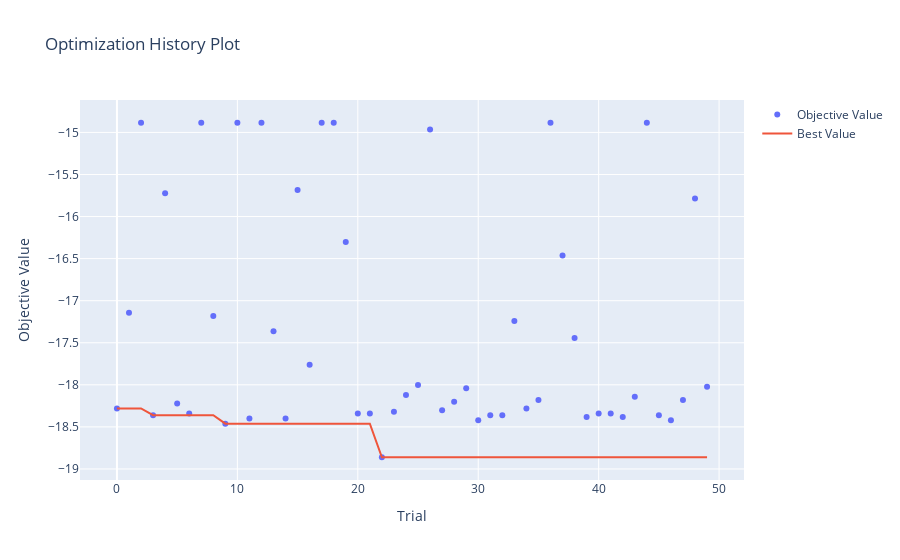

The notebook cell saved with this chart:
### Code cell
# plot Optimization History
optuna.visualization.plot_optimization_history(study)

### Figure 1 — Plotly figure (JSON) as saved in the notebook; plotly's stock layout.template omitted (floating-point values rounded to 4 significant figures)
{"data": [{"mode": "markers", "name": "Objective Value", "type": "scatter", "x": [0, 1, 2, 3, 4, 5, 6, 7, 8, 9, 10, 11, 12, 13, 14, 15, 16, 17, 18, 19, 20, 21, 22, 23, 24, 25, 26, 27, 28, 29, 30, 31, 32, 33, 34, 35, 36, 37, 38, 39, 40, 41, 42, 43, 44, 45, 46, 47, 48, 49], "y": [-18.28, -17.14, -14.88, -18.36, -15.72, -18.22, -18.34, -14.88, -17.18, -18.46, -14.88, -18.4, -14.88, -17.36, -18.4, -15.68, -17.76, -14.88, -14.88, -16.3, -18.34, -18.34, -18.86, -18.32, -18.12, -18.0, -14.96, -18.3, -18.2, -18.04, -18.42, -18.36, -18.36, -17.24, -18.28, -18.18, -14.88, -16.46, -17.44, -18.38, -18.34, -18.34, -18.38, -18.14, -14.88, -18.36, -18.42, -18.18, -15.78, -18.02]}, {"mode": "lines", "name": "Best Value", "type": "scatter", "x": [0, 1, 2, 3, 4, 5, 6, 7, 8, 9, 10, 11, 12, 13, 14, 15, 16, 17, 18, 19, 20, 21, 22, 23, 24, 25, 26, 27, 28, 29, 30, 31, 32, 33, 34, 35, 36, 37, 38, 39, 40, 41, 42, 43, 44, 45, 46, 47, 48, 49], "y": [-18.28, -18.28, -18.28, -18.36, -18.36, -18.36, -18.36, -18.36, -18.36, -18.46, -18.46, -18.46, -18.46, -18.46, -18.46, -18.46, -18.46, -18.46, -18.46, -18.46, -18.46, -18.46, -18.86, -18.86, -18.86, -18.86, -18.86, -18.86, -18.86, -18.86, -18.86, -18.86, -18.86, -18.86, -18.86, -18.86, -18.86, -18.86, -18.86, -18.86, -18.86, -18.86, -18.86, -18.86, -18.86, -18.86, -18.86, -18.86, -18.86, -18.86]}, {"marker": {"color": "#cccccc"}, "mode": "markers", "name": "Infeasible Trial", "showlegend": false, "type": "scatter", "x": [], "y": []}], "layout": {"title": {"text": "Optimization History Plot"}, "xaxis": {"title": {"text": "Trial"}}, "yaxis": {"title": {"text": "Objective Value"}}}}
